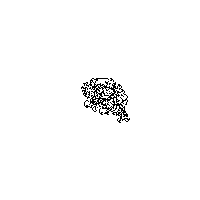
Frame 1 (no input)
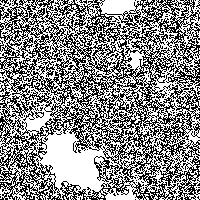
Frame 60 (the mouse pressed at the canvas centre just before this capture)
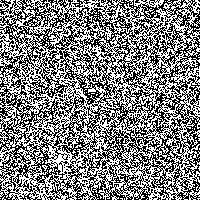
Frame 120 (the mouse held since frame 60 and released just before this capture)

The Processing sketch that drew these frames (run headless with seeded random() and noise(); from frame 60 on, the mouse is pressed at the canvas centre):

// Processing sketch: Langton_Ant
// ── Langton_Ant.pde
int dir = 0;
int xl, yl;
int steps = 10000;

void setup() {
  size(200, 200);
  //fullScreen();
  background(255);
  xl = width/2;
  yl = height/2;
}

void draw() {
  for (int i = 0; i<steps; i++) {
    loadPixels();
    int index = index(xl, yl);
    color state = pixels[index];
    LAstep(classify(state));
    pixels[index] = color(255-red(state));
    updatePixels();
  }
}

int index(int x, int y) {
  x = int(mod(x, width));
  y = int(mod(y, height));
  return x + y*width;
}

float mod(float num1, float num2) {
  num1 %= num2;
  while (num1<0) {
    num1+=num2;
  }
  return num1;
}

void LAstep(int state) {
  if (state==0) {
    dir--;
    if (dir<0) {
      dir = 3;
    }
  } else {
    dir++;
    if (dir>3) {
      dir = 0;
    }
  }
  switch(dir) {
  case 0:
    yl--;
    break;
  case 1:
    xl++;
    break;
  case 2:
    yl++;
    break;
  case 3:
    xl--;
    break;
  }
}

int classify(color state){
  int r = int(red(state));
  int g = int(green(state));
  int b = int(blue(state));
  if(r==0){
    return 0;
  }else{
    return 255;
  }
}
